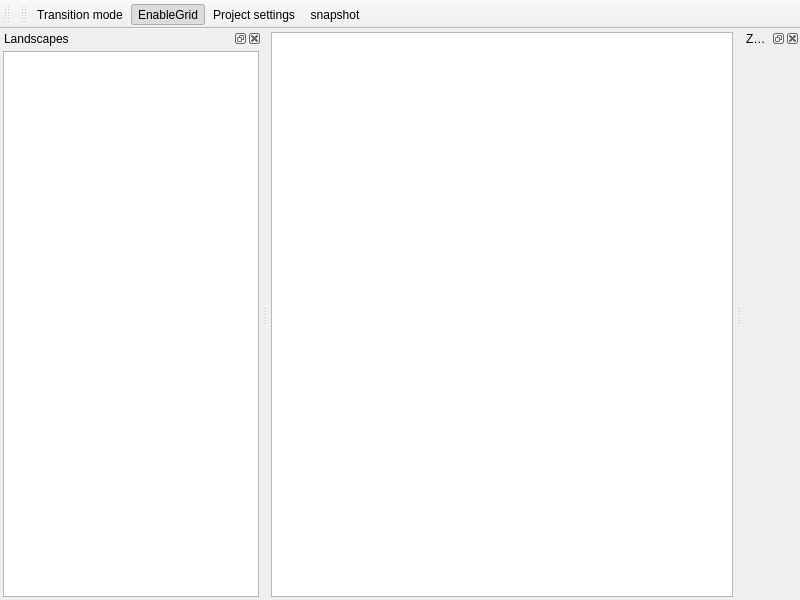
<?xml version="1.0" encoding="UTF-8"?>
<ui version="4.0">
 <class>LandscapeEditorWindow</class>
 <widget class="QMainWindow" name="LandscapeEditorWindow">
  <property name="geometry">
   <rect>
    <x>0</x>
    <y>0</y>
    <width>800</width>
    <height>600</height>
   </rect>
  </property>
  <property name="windowTitle">
   <string>MainWindow</string>
  </property>
  <property name="windowIcon">
   <iconset resource="landscape_editor.qrc">
    <normaloff>:/icons/ic_nel_landscape_item.png</normaloff>:/icons/ic_nel_landscape_item.png</iconset>
  </property>
  <widget class="QWidget" name="centralwidget">
   <layout class="QGridLayout" name="gridLayout">
    <property name="margin">
     <number>3</number>
    </property>
    <property name="spacing">
     <number>3</number>
    </property>
    <item row="0" column="0">
     <widget class="LandscapeEditor::LandscapeView" name="graphicsView">
      <property name="sceneRect">
       <rectf>
        <x>0.000000000000000</x>
        <y>0.000000000000000</y>
        <width>0.000000000000000</width>
        <height>0.000000000000000</height>
       </rectf>
      </property>
      <property name="dragMode">
       <enum>QGraphicsView::NoDrag</enum>
      </property>
      <property name="transformationAnchor">
       <enum>QGraphicsView::AnchorUnderMouse</enum>
      </property>
      <property name="resizeAnchor">
       <enum>QGraphicsView::AnchorUnderMouse</enum>
      </property>
      <property name="viewportUpdateMode">
       <enum>QGraphicsView::FullViewportUpdate</enum>
      </property>
      <property name="optimizationFlags">
       <set>QGraphicsView::DontSavePainterState</set>
      </property>
     </widget>
    </item>
   </layout>
  </widget>
  <widget class="QToolBar" name="fileToolBar">
   <property name="windowTitle">
    <string>toolBar</string>
   </property>
   <attribute name="toolBarArea">
    <enum>TopToolBarArea</enum>
   </attribute>
   <attribute name="toolBarBreak">
    <bool>false</bool>
   </attribute>
  </widget>
  <widget class="QDockWidget" name="zonesDockWidget">
   <property name="windowIcon">
    <iconset resource="landscape_editor.qrc">
     <normaloff>:/icons/ic_nel_zones.png</normaloff>:/icons/ic_nel_zones.png</iconset>
   </property>
   <property name="windowTitle">
    <string>Zones</string>
   </property>
   <attribute name="dockWidgetArea">
    <number>2</number>
   </attribute>
   <widget class="LandscapeEditor::ListZonesWidget" name="zoneListWidget"/>
  </widget>
  <widget class="QDockWidget" name="landscapesDockWidget">
   <property name="windowIcon">
    <iconset resource="landscape_editor.qrc">
     <normaloff>:/icons/ic_nel_zone.png</normaloff>:/icons/ic_nel_zone.png</iconset>
   </property>
   <property name="windowTitle">
    <string>Landscapes</string>
   </property>
   <attribute name="dockWidgetArea">
    <number>1</number>
   </attribute>
   <widget class="QWidget" name="dockWidgetContents">
    <layout class="QGridLayout" name="gridLayout_2">
     <property name="margin">
      <number>3</number>
     </property>
     <property name="spacing">
      <number>3</number>
     </property>
     <item row="0" column="0">
      <widget class="QListWidget" name="landscapesListWidget"/>
     </item>
    </layout>
   </widget>
  </widget>
  <widget class="QToolBar" name="zoneToolBar">
   <property name="windowTitle">
    <string>toolBar</string>
   </property>
   <attribute name="toolBarArea">
    <enum>TopToolBarArea</enum>
   </attribute>
   <attribute name="toolBarBreak">
    <bool>false</bool>
   </attribute>
   <addaction name="transitionModeAction"/>
   <addaction name="enableGridAction"/>
   <addaction name="projectSettingsAction"/>
   <addaction name="snapshotAction"/>
  </widget>
  <action name="projectSettingsAction">
   <property name="icon">
    <iconset resource="landscape_editor.qrc">
     <normaloff>:/icons/ic_nel_landscape_settings.png</normaloff>:/icons/ic_nel_landscape_settings.png</iconset>
   </property>
   <property name="text">
    <string>Project settings</string>
   </property>
  </action>
  <action name="enableGridAction">
   <property name="checkable">
    <bool>true</bool>
   </property>
   <property name="checked">
    <bool>true</bool>
   </property>
   <property name="icon">
    <iconset resource="landscape_editor.qrc">
     <normaloff>:/icons/ic_grid.png</normaloff>:/icons/ic_grid.png</iconset>
   </property>
   <property name="text">
    <string>EnableGrid</string>
   </property>
   <property name="toolTip">
    <string>Show/Hide Grid</string>
   </property>
   <property name="shortcut">
    <string>Ctrl+G</string>
   </property>
  </action>
  <action name="snapshotAction">
   <property name="icon">
    <iconset resource="landscape_editor.qrc">
     <normaloff>:/icons/ic_snapshot.png</normaloff>:/icons/ic_snapshot.png</iconset>
   </property>
   <property name="text">
    <string>snapshot</string>
   </property>
  </action>
  <action name="saveAction">
   <property name="text">
    <string>Save</string>
   </property>
  </action>
  <action name="setActiveLandAction">
   <property name="icon">
    <iconset resource="landscape_editor.qrc">
     <normaloff>:/icons/ic_nel_zone.png</normaloff>:/icons/ic_nel_zone.png</iconset>
   </property>
   <property name="text">
    <string>Set active</string>
   </property>
   <property name="toolTip">
    <string>Set active selected landscape</string>
   </property>
  </action>
  <action name="saveLandAction">
   <property name="text">
    <string>Save</string>
   </property>
   <property name="toolTip">
    <string>Save selected landscape</string>
   </property>
  </action>
  <action name="saveAsLandAction">
   <property name="text">
    <string>Save As landscape</string>
   </property>
   <property name="toolTip">
    <string>Save as selected landscape</string>
   </property>
  </action>
  <action name="deleteLandAction">
   <property name="text">
    <string>Delete</string>
   </property>
   <property name="toolTip">
    <string>Delete selected landscape</string>
   </property>
  </action>
  <action name="newLandAction">
   <property name="text">
    <string>New</string>
   </property>
   <property name="toolTip">
    <string>Create new landscape</string>
   </property>
  </action>
  <action name="transitionModeAction">
   <property name="checkable">
    <bool>true</bool>
   </property>
   <property name="icon">
    <iconset resource="landscape_editor.qrc">
     <normaloff>:/icons/ic_nel_landscape_item.png</normaloff>
     <normalon>:/icons/ic_nel_transition_land.png</normalon>:/icons/ic_nel_landscape_item.png</iconset>
   </property>
   <property name="text">
    <string>Transition mode</string>
   </property>
   <property name="toolTip">
    <string>Enable transition mode</string>
   </property>
  </action>
 </widget>
 <customwidgets>
  <customwidget>
   <class>LandscapeEditor::ListZonesWidget</class>
   <extends>QWidget</extends>
   <header>list_zones_widget.h</header>
   <container>1</container>
  </customwidget>
  <customwidget>
   <class>LandscapeEditor::LandscapeView</class>
   <extends>QGraphicsView</extends>
   <header>landscape_view.h</header>
  </customwidget>
 </customwidgets>
 <resources>
  <include location="landscape_editor.qrc"/>
 </resources>
 <connections/>
</ui>
